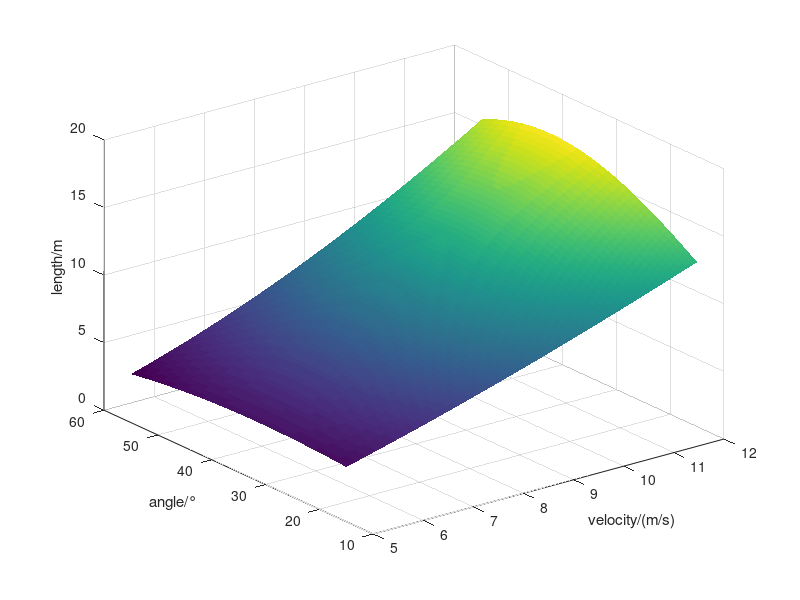

The MATLAB script that drew this image: (Note: this script raises an error after producing the figure.)
clear;
%导入数据
g = 9.81;
Pi = 3.14;
start_velocity= [10.5,10.1,9.9,9.3,9.1,9.9,8.1,8.3,8.2,8.2,8.1,8.0,7.7,7.1,6.9,6.0];
start_angle = [33,34,35,36,31,35,35,32,33,36,35,37,28,35,34,36];
x_length = [13.08,12.36,12.03,10.93,10.28,12.03,8.78,8.99,8.88,8.97,8.78,8.65,7.84,7.22,6.92,5.69];

X = [start_velocity',start_angle'];
Y = x_length';
k0 = 0.5*0.53*1.293*((0.1336/2)^2)*Pi;
%简单模型
%fun = @(p,X)X(:,1).*(cosd(X(:,2))).*((X(:,1).*(sind(X(:,2))))+((X(:,1).*(sind(X(:,2)))).^2+2*p(1)*p(2)).^0.5)/p(1);
%p0 = [9.81,2.4];
%x轴向线性模型，考虑二阶量
fun = @(p,X)X(:,1).*(cosd(X(:,2))).*((X(:,1).*(sind(X(:,2))))+((X(:,1).*(sind(X(:,2)))).^2+2*p(1)*p(2)).^0.5)/p(1) - p(3)*X(:,1).*cosd(X(:,2))/(2*2).*(X(:,1).*(cosd(X(:,2))).*((X(:,1).*(sind(X(:,2))))+((X(:,1).*(sind(X(:,2)))).^2+2*p(1)*p(2)).^0.5)/p(1)).^2;
p0 = [9.81,2.4,0.0048];
opts = statset('nlinfit');
opts.RobustWgtFun = 'bisquare';
%p = nlinfit(X,Y,fun,p0,opts);
LB =[];
UB = [];
options = optimset('MaxFunEvals',800,'MaxIter',500,'TolFun',1.000000e-06);
p = lsqcurvefit(fun,p0,X,Y,LB,UB,options);
%计算拟合值
Y1 = fun(p,X);

%计算MSE
[m , n]= size(Y);
Yc = (Y1 - Y);
MSE = sum(Yc.^2)/m;
%画图
c_velocity=5:0.1:12;
c_angle=15:0.1:55;
[V, A] = meshgrid(c_velocity, c_angle); %生成网格
X_mesh = [V(:), A(:)];
% 计算对应的Z值
L = fun(p, X_mesh);
L = reshape(L, size(V));

% 绘制三维图像
figure;
surf(V, A, L, 'EdgeColor', 'none');
xlabel('velocity/(m/s)');
ylabel('angle/°');
zlabel('length/m');
fig = gcf;
fig.PaperPositionMode = 'auto';
fig_pos = fig.PaperPosition;
fig.PaperSize = [fig_pos(3),fig_pos(4)];
%计算
d = [8.70,36.7];
S1 = fun(p,d);
%最优化计算
velocity = 8;
objective = @(angle) -fun(p,[velocity,angle]);
angle_best = fminbnd(objective, 0, 90, opts);
%绘图
figure;
c_angle=15:0.1:55;
c_velocity = zeros(size(c_angle));
c_velocity(:) = velocity;
L = fun(p, [c_velocity',c_angle']);
plot(c_angle,L,'LineWidth', 2);
xlabel('angle/°');
ylabel('length/m');

hold on;

[maxY, maxIndex] = max(L);
maxX = c_angle(maxIndex);
plot(maxX, maxY, 'ro', 'MarkerFaceColor', 'r');
plot([c_angle(1), maxX], [maxY, maxY], 'k--'); % 从原点到最高点的水平虚线
plot([maxX, maxX], [7, maxY], 'k--'); % 从最高点到 x 轴的垂直虚线
plot(maxX, maxY, 'ro', 'MarkerFaceColor', 'r');
legend('velocity = 8m/s','最佳出手角度点');
labelX = (c_angle(1) + c_angle(350)) / 2;
labelY = (L(250) + L(350)) / 2;
text(labelX, labelY, ['Max: (', num2str(maxX), ', ', num2str(maxY), ')'],'FontSize', 13, 'FontWeight', 'bold');
fig = gcf;
fig.PaperPositionMode = 'auto';
fig_pos = fig.PaperPosition;
fig.PaperSize = [fig_pos(3),fig_pos(4)];